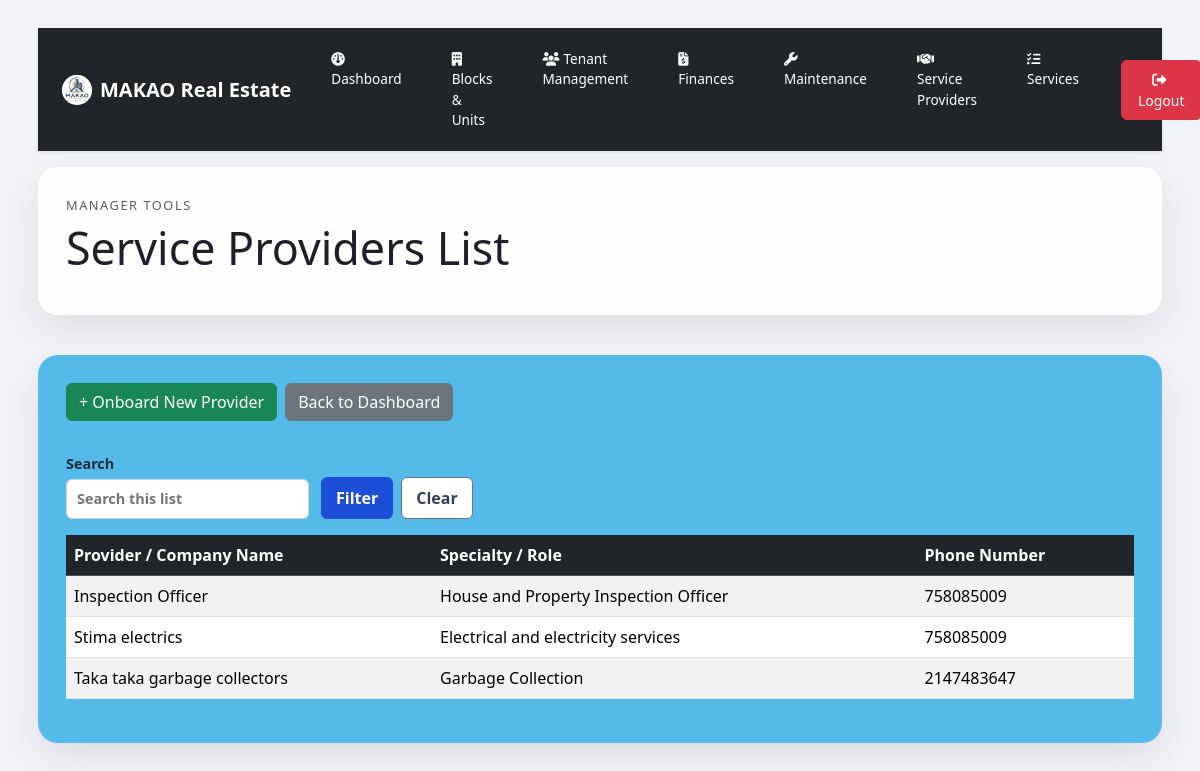
The page /managerpages/contractorlist.php (signed in) on the database its author committed.
### tables this page shows
CREATE TABLE `service_provider` (
  `sp_id` int(11) NOT NULL,
  `property_id` int(11) NOT NULL,
  `manager_id` int(11) NOT NULL,
  `provider_name` varchar(255) NOT NULL,
  `role` varchar(255) NOT NULL,
  `phone` int(20) NOT NULL,
  `onboarding_date` timestamp NOT NULL DEFAULT current_timestamp() ON UPDATE current_timestamp()
);

### managerpages/contractorlist.php (the view, shortened to what this page needs)
<?php
$database = new Database();
$db = $database->getConnection();
$message = '';
$providers = [];
try {
    $query = "SELECT
                sp.provider_name,
                sp.role,
                sp.phone,
                sp.onboarding_date
              FROM service_provider sp
              WHERE sp.manager_id = :manager_id
              ORDER BY sp.provider_name ASC";
    $stmt = $db->prepare($query);
    $stmt->bindParam(':manager_id', $_SESSION['manager_id'], PDO::PARAM_INT);
    $stmt->execute();
    $providers = $stmt->fetchAll(PDO::FETCH_ASSOC);
} catch (PDOException $e) {
    $message = 'Unable to load service providers: ' . $e->getMessage();
}
$columns = ['provider_name', 'role', 'phone'];
$columnLabels = [
    'provider_name'   => 'Provider / Company Name',
    'role'            => 'Specialty / Role',
    'phone'           => 'Phone Number'
];
?>
<!DOCTYPE html>
<html lang="en">
<head>
    <link rel="stylesheet" href="../style.css">
    <link href="https://cdn.jsdelivr.net/npm/bootstrap@5.3.2/dist/css/bootstrap.min.css" rel="stylesheet">
</head>
<body class="dashboard-page">
    <div class="dashboard-shell">
        <?php include '../components/mheader.php'; ?>
        <main class="main-content">
            <section class="welcome-card my-3">
                <div>
                    <p class="eyebrow text-muted mb-1">Manager Tools</p>
                    <h1>Service Providers List</h1>
                </div>
            </section>
            <section class="action-card">
                <div class="page-actions mb-3 d-flex gap-2">
                    <a href="regserviceprovider.php" class="btn btn-success">+ Onboard New Provider</a>
                    <a href="managersdashboard.php" class="btn btn-secondary">Back to Dashboard</a>
                </div>
                <?php if ($message !== '' && empty($providers)): ?>
                    <p class="alert alert-warning text-center fw-bold"><?php echo htmlspecialchars($message); ?></p>
                <?php else: ?>
                    <div style="overflow-x:auto;">
                        <table class="table table-striped table-hover align-middle">
                            <thead class="table-dark">
                                <tr>
                                    <?php foreach ($columns as $column): ?>
                                        <th><?php echo htmlspecialchars($columnLabels[$column] ?? $column); ?></th>
                                    <?php endforeach; ?>
                                </tr>
                            </thead>
                            <tbody>
                                <?php foreach ($providers as $provider): ?>
                                    <tr>
                                        <?php foreach ($columns as $column): ?>
                                            <td>
                                                <?php
                                                if ($column === 'onboarding_date' && !empty($provider[$column])) {
                                                    echo htmlspecialchars(date('M d, Y', strtotime($provider[$column])));
                                                } else {
                                                    echo htmlspecialchars((string)($provider[$column] ?? 'N/A'));
                                                }
                                                ?>
                                            </td>
                                        <?php endforeach; ?>
                                    </tr>
                                <?php endforeach; ?>
                            </tbody>
                        </table>
                    </div>
                <?php endif; ?>
            </section>
        </main>
    </div>
</body>
</html>

### style.css (style rules this page uses)
body { font-family: Arial, sans-serif; margin: 0; min-height: 100vh; color: #1f1f2d; background: #f1f3f8; }
.dashboard-page { display: block; justify-content: normal; align-items: normal; padding: 0; min-height: 100vh; background-color: #f1f3f8; background-image: url('background1.png'); background-repeat: no-repeat; background-size: cover; background-position: center; }
.dashboard-shell { max-width: 1180px; margin: 0 auto; padding: 28px; align-items: center; }
.main-content { display: grid; gap: 24px; }
.welcome-card, .widget-panel { background: rgba(255, 255, 255, 0.96); border-radius: 20px; box-shadow: 0 16px 35px rgba(0, 0, 0, 0.08); padding: 28px; }
.action-card { background: rgba(79, 185, 234, 0.96); border-radius: 20px; box-shadow: 0 16px 35px rgba(0, 0, 0, 0.08); padding: 28px; }
.welcome-card { display: flex; justify-content: space-between; gap: 24px; align-items: center; }
.eyebrow { margin: 0 0 10px; font-size: 0.8rem; letter-spacing: 0.12em; color: #7a2e8f; text-transform: uppercase; }
.welcome-card h1 { margin: 0 0 12px; font-size: 2.8rem; color: #1d1f2b; }
.welcome-card p { max-width: 560px; line-height: 1.7; color: #4f4f62; }
.btn-secondary { display: inline-block; padding: 10px 18px; background: #f3f4f6; color: #1350d4; border-radius: 999px; text-decoration: none; font-weight: 600; }
body { font-family: Arial, sans-serif; background: #f5f7fb; padding: 20px; }
.page-actions { margin-bottom: 16px; }
table { width: 100%; border-collapse: collapse; background: #fff; }
th, td { padding: 12px; border: 1px solid #e5e7eb; text-align: left; vertical-align: top; word-break: break-word; }
th { background: #f8fafc; font-weight: 600; }
.btn-success { background-color: #28a745; color: #fff; border: none; padding: 6px 12px; cursor: pointer; border-radius: 4px; }
.btn-secondary { background-color: #6c757d; color: #fff; border: none; padding: 6px 12px; cursor: pointer; border-radius: 4px; }

### rows shown on the page
service_provider: provider_name "Inspection Officer", role "House and Property Inspection Officer", phone "758085009"
service_provider: provider_name "Stima electrics", role "Electrical and electricity services", phone "758085009"
service_provider: provider_name "Taka taka garbage collectors", role "Garbage Collection", phone "2147483647"

### other values the page prints
$columnLabels[$column] "Provider / Company Name"
$columnLabels[$column] "Specialty / Role"
$columnLabels[$column] "Phone Number"
